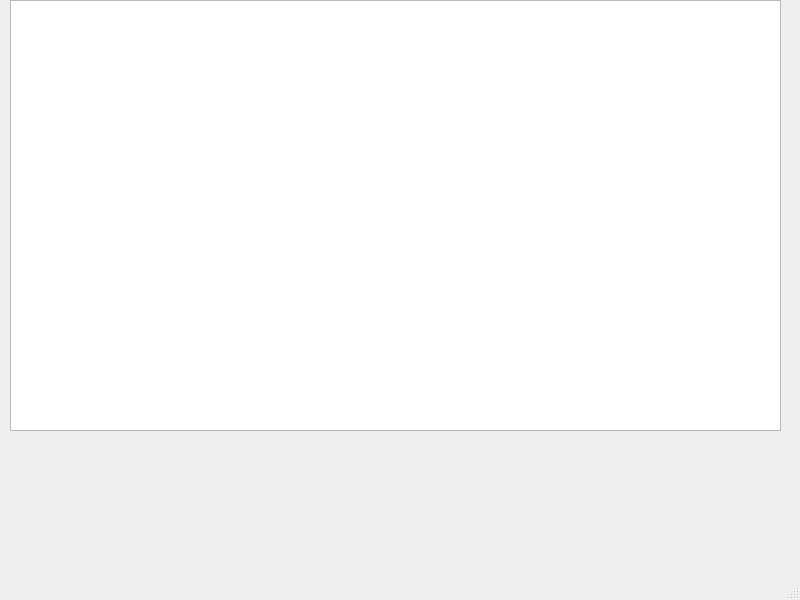
<?xml version="1.0" encoding="UTF-8"?>
<ui version="4.0">
 <class>MainWindow</class>
 <widget class="QMainWindow" name="MainWindow">
  <property name="geometry">
   <rect>
    <x>0</x>
    <y>0</y>
    <width>800</width>
    <height>600</height>
   </rect>
  </property>
  <property name="windowTitle">
   <string>MainWindow</string>
  </property>
  <widget class="QWidget" name="centralwidget">
   <widget class="QGraphicsView" name="graphicsView">
    <property name="geometry">
     <rect>
      <x>10</x>
      <y>0</y>
      <width>771</width>
      <height>431</height>
     </rect>
    </property>
   </widget>
  </widget>
  <widget class="QMenuBar" name="menubar">
   <property name="geometry">
    <rect>
     <x>0</x>
     <y>0</y>
     <width>800</width>
     <height>26</height>
    </rect>
   </property>
  </widget>
  <widget class="QStatusBar" name="statusbar"/>
 </widget>
 <resources/>
 <connections/>
</ui>
